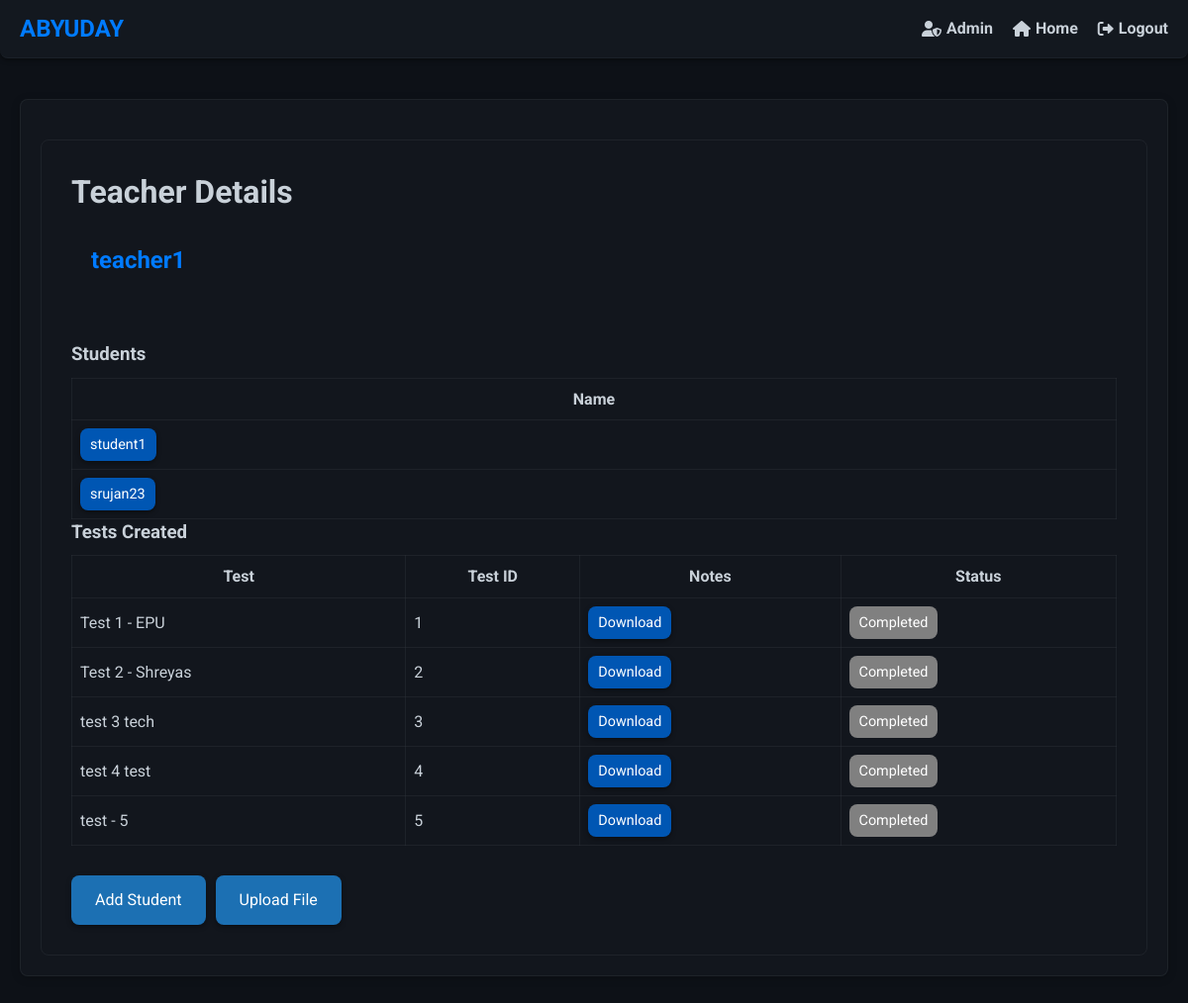
Before: /teacher/1/ (signed in) with the older database file.
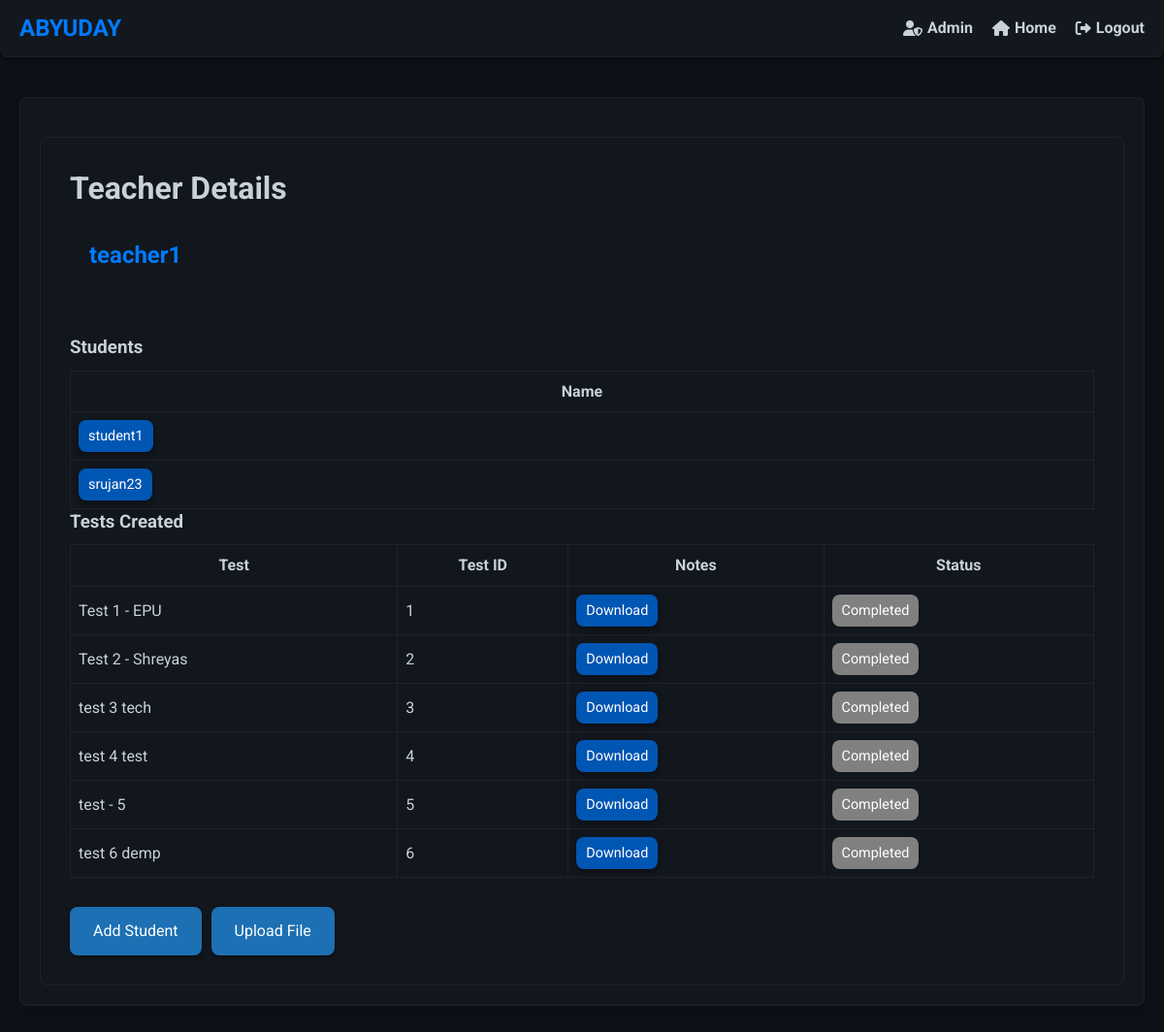
After: the same page with the newer database file.
### firstapp/models.py (models this page shows, shortened)
class Students(models.Model):
    name = models.OneToOneField(User, on_delete=models.CASCADE, limit_choices_to={'groups__name': 'Students'})
    teacher = models.ForeignKey(Teacher, related_name='students',on_delete=models.CASCADE)
    description = models.TextField(blank=True)
    added_at= models.DateTimeField(auto_now_add=True)

class Test(models.Model):
    teacher = models.ForeignKey(Teacher, related_name='tests', on_delete=models.CASCADE)
    test_data=models.JSONField()
    display_name = models.CharField(max_length=100)
    test_name=models.CharField(max_length=100)
    test_total_marks=models.PositiveBigIntegerField()
    file_path=models.CharField(max_length=1000)
    start_time=models.DateTimeField()
    end_time=models.DateTimeField()

### firstapp/views.py (the view)
# urls.py: path('teacher/<int:pk>/', views.teacherdetail.as_view(), name='teacher_detail'),
class teacherdetail(LoginRequiredMixin,PermissionRequiredMixin,DetailView):
    permission_required='firstapp.add_students'
    model=Teacher
    def get_context_data(self, **kwargs: Any) -> dict[str, Any]:
        context= super().get_context_data(**kwargs)
        context['now']=timezone.now().isoformat()
        print(type(timezone.now()))
        return context

### firstapp/templates/firstapp/teacher_detail.html (shortened to what this page needs)
{% extends "firstapp/base.html" %}
{% block body_block %}
<div class="school-details">
    <h1>Teacher Details</h1>
    <div class="school-info">
        <h2>{{ teacher.name }}</h2>
    </div>
    <h3>Students</h3>
    <div class="table-responsive">
        <table class="bordered-table">
            <thead>
                <tr>
                    <th>Name</th>
                </tr>
            </thead>
            <tbody>
                {% for student in teacher.students.all %}
                    <tr>
                        <td><a href="{% url 'firstapp:detail-student' pk=student.id %}" class="tag-button">{{ student.name }}</a></td>
                    </tr>
                {% endfor %}
            </tbody>
        </table>
    </div>
    <h3>Tests Created</h3>
    <div class="table-responsive">
        <table class="bordered-table">
            <thead>
                <tr>
                    <th>Test</th>
                    <th>Test ID</th>
                    <th>Notes</th>
                    <th>Status</th>
                </tr>
            </thead>
            <tbody>
                {% for test in teacher.tests.all %}
                    <tr>
                        <td>{{ test.display_name }}</td>
                        <td>{{ test.id }}</td>
                        <td><a href="{% url 'firstapp:download-file' test.file_path %}" class="tag-button">Download</a></td>
                        <td><span class="status-btn" id="test-status-{{ test.id }}">Active</span></td>
                    </tr>
                {% endfor %}
            </tbody>
        </table>
    </div>
    {% if perms.firstapp.add_students %}
        <div class="action-buttons">
            <a href="{% url 'firstapp:add-student' %}" class="update-profile-link">Add Student</a>
            <a href="{% url 'firstapp:upload-file' %}" class="update-profile-link">Upload File</a>
        </div>
    {% endif %}
</div>
{% endblock %}

Changed rows visible on the page:
added Test: display_name "test 6 demp", id "6"
